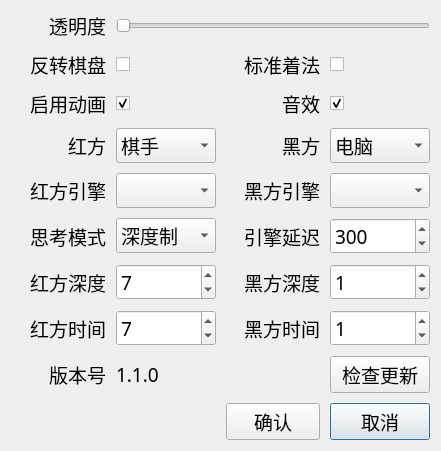
<?xml version="1.0" encoding="UTF-8"?>
<ui version="4.0">
 <class>Dialog</class>
 <widget class="QDialog" name="Dialog">
  <property name="geometry">
   <rect>
    <x>0</x>
    <y>0</y>
    <width>441</width>
    <height>402</height>
   </rect>
  </property>
  <property name="windowTitle">
   <string>Dialog</string>
  </property>
  <layout class="QVBoxLayout" name="verticalLayout">
   <item>
    <layout class="QGridLayout" name="gridLayout">
     <property name="spacing">
      <number>10</number>
     </property>
     <item row="3" column="2">
      <widget class="QLabel" name="label_4">
       <property name="font">
        <font>
         <family>DengXian</family>
         <pointsize>14</pointsize>
        </font>
       </property>
       <property name="text">
        <string>黑方</string>
       </property>
       <property name="alignment">
        <set>Qt::AlignRight|Qt::AlignTrailing|Qt::AlignVCenter</set>
       </property>
      </widget>
     </item>
     <item row="9" column="3">
      <widget class="QPushButton" name="cancel">
       <property name="font">
        <font>
         <family>DengXian</family>
         <pointsize>14</pointsize>
        </font>
       </property>
       <property name="text">
        <string>取消</string>
       </property>
      </widget>
     </item>
     <item row="0" column="0">
      <widget class="QLabel" name="label">
       <property name="font">
        <font>
         <family>DengXian</family>
         <pointsize>14</pointsize>
        </font>
       </property>
       <property name="text">
        <string>透明度</string>
       </property>
       <property name="alignment">
        <set>Qt::AlignRight|Qt::AlignTrailing|Qt::AlignVCenter</set>
       </property>
      </widget>
     </item>
     <item row="4" column="1">
      <widget class="QComboBox" name="red_engine">
       <property name="font">
        <font>
         <family>DengXian</family>
         <pointsize>14</pointsize>
        </font>
       </property>
      </widget>
     </item>
     <item row="2" column="1">
      <widget class="QCheckBox" name="animate">
       <property name="text">
        <string/>
       </property>
       <property name="checked">
        <bool>true</bool>
       </property>
      </widget>
     </item>
     <item row="5" column="2">
      <widget class="QLabel" name="label_7">
       <property name="font">
        <font>
         <family>DengXian</family>
         <pointsize>14</pointsize>
        </font>
       </property>
       <property name="text">
        <string>引擎延迟</string>
       </property>
       <property name="alignment">
        <set>Qt::AlignRight|Qt::AlignTrailing|Qt::AlignVCenter</set>
       </property>
      </widget>
     </item>
     <item row="3" column="1">
      <widget class="QComboBox" name="redside">
       <property name="font">
        <font>
         <family>DengXian</family>
         <pointsize>14</pointsize>
        </font>
       </property>
       <item>
        <property name="text">
         <string>棋手</string>
        </property>
       </item>
       <item>
        <property name="text">
         <string>电脑</string>
        </property>
       </item>
      </widget>
     </item>
     <item row="2" column="0">
      <widget class="QLabel" name="label_20">
       <property name="font">
        <font>
         <family>DengXian</family>
         <pointsize>14</pointsize>
        </font>
       </property>
       <property name="text">
        <string>启用动画</string>
       </property>
       <property name="alignment">
        <set>Qt::AlignRight|Qt::AlignTrailing|Qt::AlignVCenter</set>
       </property>
      </widget>
     </item>
     <item row="6" column="3">
      <widget class="QSpinBox" name="black_depth">
       <property name="font">
        <font>
         <family>DengXian</family>
         <pointsize>14</pointsize>
        </font>
       </property>
       <property name="maximum">
        <number>10</number>
       </property>
       <property name="value">
        <number>1</number>
       </property>
      </widget>
     </item>
     <item row="6" column="0">
      <widget class="QLabel" name="label_8">
       <property name="font">
        <font>
         <family>DengXian</family>
         <pointsize>14</pointsize>
        </font>
       </property>
       <property name="text">
        <string>红方深度</string>
       </property>
       <property name="alignment">
        <set>Qt::AlignRight|Qt::AlignTrailing|Qt::AlignVCenter</set>
       </property>
      </widget>
     </item>
     <item row="9" column="2">
      <widget class="QPushButton" name="ok">
       <property name="font">
        <font>
         <family>DengXian</family>
         <pointsize>14</pointsize>
        </font>
       </property>
       <property name="text">
        <string>确认</string>
       </property>
      </widget>
     </item>
     <item row="3" column="3">
      <widget class="QComboBox" name="blackside">
       <property name="font">
        <font>
         <family>DengXian</family>
         <pointsize>14</pointsize>
        </font>
       </property>
       <item>
        <property name="text">
         <string>电脑</string>
        </property>
       </item>
       <item>
        <property name="text">
         <string>棋手</string>
        </property>
       </item>
      </widget>
     </item>
     <item row="5" column="3">
      <widget class="QSpinBox" name="delay">
       <property name="font">
        <font>
         <family>DengXian</family>
         <pointsize>14</pointsize>
        </font>
       </property>
       <property name="maximum">
        <number>5000</number>
       </property>
       <property name="value">
        <number>300</number>
       </property>
      </widget>
     </item>
     <item row="0" column="1" colspan="3">
      <widget class="QSlider" name="transprancy">
       <property name="font">
        <font>
         <family>DengXian</family>
         <pointsize>12</pointsize>
        </font>
       </property>
       <property name="minimum">
        <number>0</number>
       </property>
       <property name="maximum">
        <number>75</number>
       </property>
       <property name="orientation">
        <enum>Qt::Horizontal</enum>
       </property>
       <property name="tickPosition">
        <enum>QSlider::NoTicks</enum>
       </property>
       <property name="tickInterval">
        <number>0</number>
       </property>
      </widget>
     </item>
     <item row="8" column="1">
      <widget class="QLabel" name="version">
       <property name="font">
        <font>
         <family>DengXian</family>
         <pointsize>14</pointsize>
        </font>
       </property>
       <property name="text">
        <string>1.1.0</string>
       </property>
       <property name="alignment">
        <set>Qt::AlignLeading|Qt::AlignLeft|Qt::AlignVCenter</set>
       </property>
      </widget>
     </item>
     <item row="4" column="2">
      <widget class="QLabel" name="label_12">
       <property name="font">
        <font>
         <family>DengXian</family>
         <pointsize>14</pointsize>
        </font>
       </property>
       <property name="text">
        <string>黑方引擎</string>
       </property>
       <property name="alignment">
        <set>Qt::AlignRight|Qt::AlignTrailing|Qt::AlignVCenter</set>
       </property>
      </widget>
     </item>
     <item row="6" column="1">
      <widget class="QSpinBox" name="red_depth">
       <property name="font">
        <font>
         <family>DengXian</family>
         <pointsize>14</pointsize>
        </font>
       </property>
       <property name="maximum">
        <number>10</number>
       </property>
       <property name="value">
        <number>7</number>
       </property>
      </widget>
     </item>
     <item row="5" column="1">
      <widget class="QComboBox" name="mode">
       <property name="font">
        <font>
         <family>DengXian</family>
         <pointsize>14</pointsize>
        </font>
       </property>
       <item>
        <property name="text">
         <string>深度制</string>
        </property>
       </item>
       <item>
        <property name="text">
         <string>限时制</string>
        </property>
       </item>
      </widget>
     </item>
     <item row="5" column="0">
      <widget class="QLabel" name="label_13">
       <property name="font">
        <font>
         <family>DengXian</family>
         <pointsize>14</pointsize>
        </font>
       </property>
       <property name="text">
        <string>思考模式</string>
       </property>
       <property name="alignment">
        <set>Qt::AlignRight|Qt::AlignTrailing|Qt::AlignVCenter</set>
       </property>
      </widget>
     </item>
     <item row="4" column="0">
      <widget class="QLabel" name="label_11">
       <property name="font">
        <font>
         <family>DengXian</family>
         <pointsize>14</pointsize>
        </font>
       </property>
       <property name="text">
        <string>红方引擎</string>
       </property>
       <property name="alignment">
        <set>Qt::AlignRight|Qt::AlignTrailing|Qt::AlignVCenter</set>
       </property>
      </widget>
     </item>
     <item row="6" column="2">
      <widget class="QLabel" name="label_9">
       <property name="font">
        <font>
         <family>DengXian</family>
         <pointsize>14</pointsize>
        </font>
       </property>
       <property name="text">
        <string>黑方深度</string>
       </property>
       <property name="alignment">
        <set>Qt::AlignRight|Qt::AlignTrailing|Qt::AlignVCenter</set>
       </property>
      </widget>
     </item>
     <item row="8" column="3">
      <widget class="QPushButton" name="checkupdate">
       <property name="font">
        <font>
         <family>DengXian</family>
         <pointsize>14</pointsize>
        </font>
       </property>
       <property name="text">
        <string>检查更新</string>
       </property>
      </widget>
     </item>
     <item row="4" column="3">
      <widget class="QComboBox" name="black_engine">
       <property name="font">
        <font>
         <family>DengXian</family>
         <pointsize>14</pointsize>
        </font>
       </property>
      </widget>
     </item>
     <item row="1" column="0">
      <widget class="QLabel" name="label_2">
       <property name="font">
        <font>
         <family>DengXian</family>
         <pointsize>14</pointsize>
        </font>
       </property>
       <property name="text">
        <string>反转棋盘</string>
       </property>
       <property name="alignment">
        <set>Qt::AlignRight|Qt::AlignTrailing|Qt::AlignVCenter</set>
       </property>
      </widget>
     </item>
     <item row="3" column="0">
      <widget class="QLabel" name="label_3">
       <property name="font">
        <font>
         <family>DengXian</family>
         <pointsize>14</pointsize>
        </font>
       </property>
       <property name="text">
        <string>红方</string>
       </property>
       <property name="alignment">
        <set>Qt::AlignRight|Qt::AlignTrailing|Qt::AlignVCenter</set>
       </property>
      </widget>
     </item>
     <item row="8" column="0">
      <widget class="QLabel" name="label_5">
       <property name="font">
        <font>
         <family>DengXian</family>
         <pointsize>14</pointsize>
        </font>
       </property>
       <property name="text">
        <string>版本号</string>
       </property>
       <property name="alignment">
        <set>Qt::AlignRight|Qt::AlignTrailing|Qt::AlignVCenter</set>
       </property>
      </widget>
     </item>
     <item row="1" column="1">
      <widget class="QCheckBox" name="reverse">
       <property name="text">
        <string/>
       </property>
      </widget>
     </item>
     <item row="7" column="0">
      <widget class="QLabel" name="label_14">
       <property name="font">
        <font>
         <family>DengXian</family>
         <pointsize>14</pointsize>
        </font>
       </property>
       <property name="text">
        <string>红方时间</string>
       </property>
       <property name="alignment">
        <set>Qt::AlignRight|Qt::AlignTrailing|Qt::AlignVCenter</set>
       </property>
      </widget>
     </item>
     <item row="7" column="1">
      <widget class="QSpinBox" name="red_time">
       <property name="font">
        <font>
         <family>DengXian</family>
         <pointsize>14</pointsize>
        </font>
       </property>
       <property name="maximum">
        <number>100000</number>
       </property>
       <property name="value">
        <number>7</number>
       </property>
      </widget>
     </item>
     <item row="7" column="2">
      <widget class="QLabel" name="label_15">
       <property name="font">
        <font>
         <family>DengXian</family>
         <pointsize>14</pointsize>
        </font>
       </property>
       <property name="text">
        <string>黑方时间</string>
       </property>
       <property name="alignment">
        <set>Qt::AlignRight|Qt::AlignTrailing|Qt::AlignVCenter</set>
       </property>
      </widget>
     </item>
     <item row="7" column="3">
      <widget class="QSpinBox" name="black_time">
       <property name="font">
        <font>
         <family>DengXian</family>
         <pointsize>14</pointsize>
        </font>
       </property>
       <property name="maximum">
        <number>100000</number>
       </property>
       <property name="value">
        <number>1</number>
       </property>
      </widget>
     </item>
     <item row="1" column="2">
      <widget class="QLabel" name="label_10">
       <property name="font">
        <font>
         <family>DengXian</family>
         <pointsize>14</pointsize>
        </font>
       </property>
       <property name="text">
        <string>标准着法</string>
       </property>
       <property name="alignment">
        <set>Qt::AlignRight|Qt::AlignTrailing|Qt::AlignVCenter</set>
       </property>
      </widget>
     </item>
     <item row="1" column="3">
      <widget class="QCheckBox" name="standard_method">
       <property name="text">
        <string/>
       </property>
       <property name="checked">
        <bool>false</bool>
       </property>
      </widget>
     </item>
     <item row="2" column="3">
      <widget class="QCheckBox" name="audio">
       <property name="text">
        <string/>
       </property>
       <property name="checked">
        <bool>true</bool>
       </property>
      </widget>
     </item>
     <item row="2" column="2">
      <widget class="QLabel" name="label_6">
       <property name="font">
        <font>
         <family>DengXian</family>
         <pointsize>14</pointsize>
        </font>
       </property>
       <property name="text">
        <string>音效</string>
       </property>
       <property name="alignment">
        <set>Qt::AlignRight|Qt::AlignTrailing|Qt::AlignVCenter</set>
       </property>
      </widget>
     </item>
    </layout>
   </item>
  </layout>
 </widget>
 <resources/>
 <connections/>
</ui>
